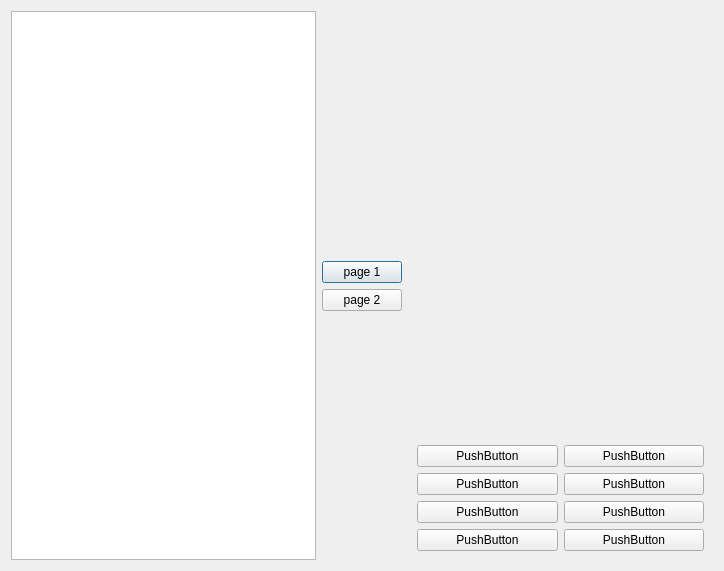
<?xml version="1.0" encoding="UTF-8"?>
<ui version="4.0">
 <class>Dialog</class>
 <widget class="QDialog" name="Dialog">
  <property name="geometry">
   <rect>
    <x>0</x>
    <y>0</y>
    <width>724</width>
    <height>571</height>
   </rect>
  </property>
  <property name="windowTitle">
   <string>Dialog</string>
  </property>
  <layout class="QHBoxLayout" name="horizontalLayout">
   <item>
    <widget class="QListWidget" name="listWidget"/>
   </item>
   <item>
    <layout class="QVBoxLayout" name="verticalLayout">
     <item>
      <spacer name="verticalSpacer">
       <property name="orientation">
        <enum>Qt::Vertical</enum>
       </property>
       <property name="sizeHint" stdset="0">
        <size>
         <width>20</width>
         <height>40</height>
        </size>
       </property>
      </spacer>
     </item>
     <item>
      <widget class="QPushButton" name="page1">
       <property name="text">
        <string>page 1</string>
       </property>
      </widget>
     </item>
     <item>
      <widget class="QPushButton" name="page2">
       <property name="text">
        <string>page 2</string>
       </property>
      </widget>
     </item>
     <item>
      <spacer name="verticalSpacer_2">
       <property name="orientation">
        <enum>Qt::Vertical</enum>
       </property>
       <property name="sizeHint" stdset="0">
        <size>
         <width>20</width>
         <height>40</height>
        </size>
       </property>
      </spacer>
     </item>
    </layout>
   </item>
   <item>
    <widget class="QStackedWidget" name="stackedWidget">
     <property name="enabled">
      <bool>true</bool>
     </property>
     <property name="contextMenuPolicy">
      <enum>Qt::DefaultContextMenu</enum>
     </property>
     <property name="currentIndex">
      <number>0</number>
     </property>
     <widget class="QWidget" name="page">
      <layout class="QVBoxLayout" name="verticalLayout_2">
       <item>
        <spacer name="verticalSpacer_3">
         <property name="orientation">
          <enum>Qt::Vertical</enum>
         </property>
         <property name="sizeHint" stdset="0">
          <size>
           <width>20</width>
           <height>40</height>
          </size>
         </property>
        </spacer>
       </item>
       <item>
        <layout class="QGridLayout" name="gridLayout">
         <item row="0" column="0">
          <widget class="QPushButton" name="pushButton">
           <property name="text">
            <string>PushButton</string>
           </property>
          </widget>
         </item>
         <item row="3" column="1">
          <widget class="QPushButton" name="pushButton_4">
           <property name="text">
            <string>PushButton</string>
           </property>
          </widget>
         </item>
         <item row="0" column="1">
          <widget class="QPushButton" name="pushButton_3">
           <property name="text">
            <string>PushButton</string>
           </property>
          </widget>
         </item>
         <item row="3" column="0">
          <widget class="QPushButton" name="pushButton_2">
           <property name="text">
            <string>PushButton</string>
           </property>
          </widget>
         </item>
         <item row="2" column="0">
          <widget class="QPushButton" name="pushButton_5">
           <property name="text">
            <string>PushButton</string>
           </property>
          </widget>
         </item>
         <item row="2" column="1">
          <widget class="QPushButton" name="pushButton_6">
           <property name="text">
            <string>PushButton</string>
           </property>
          </widget>
         </item>
         <item row="1" column="0">
          <widget class="QPushButton" name="pushButton_7">
           <property name="text">
            <string>PushButton</string>
           </property>
          </widget>
         </item>
         <item row="1" column="1">
          <widget class="QPushButton" name="pushButton_8">
           <property name="text">
            <string>PushButton</string>
           </property>
          </widget>
         </item>
        </layout>
       </item>
      </layout>
     </widget>
     <widget class="QWidget" name="page_2">
      <layout class="QVBoxLayout" name="verticalLayout_3">
       <item>
        <widget class="QFrame" name="frame">
         <property name="frameShape">
          <enum>QFrame::StyledPanel</enum>
         </property>
         <property name="frameShadow">
          <enum>QFrame::Raised</enum>
         </property>
         <layout class="QGridLayout" name="gridLayout_2">
          <item row="0" column="0">
           <widget class="QWidget" name="widget" native="true"/>
          </item>
         </layout>
        </widget>
       </item>
      </layout>
     </widget>
    </widget>
   </item>
  </layout>
 </widget>
 <resources/>
 <connections/>
</ui>
